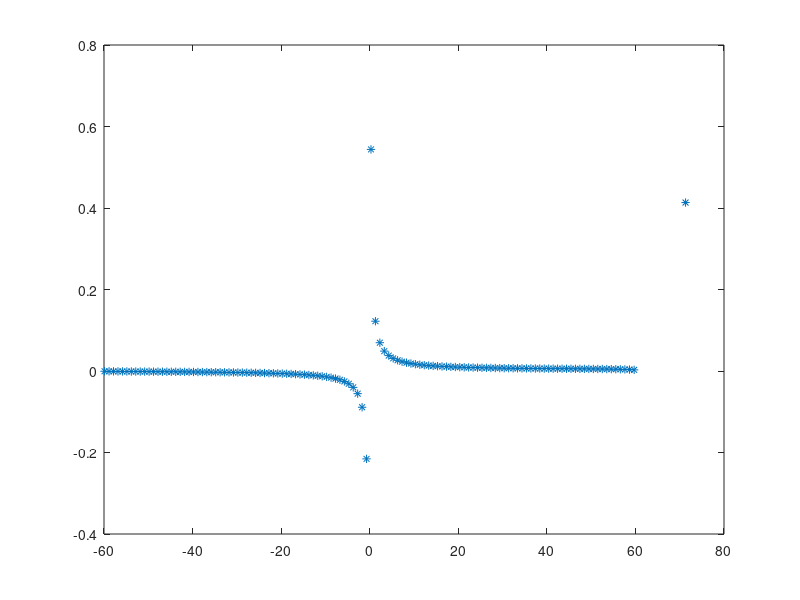
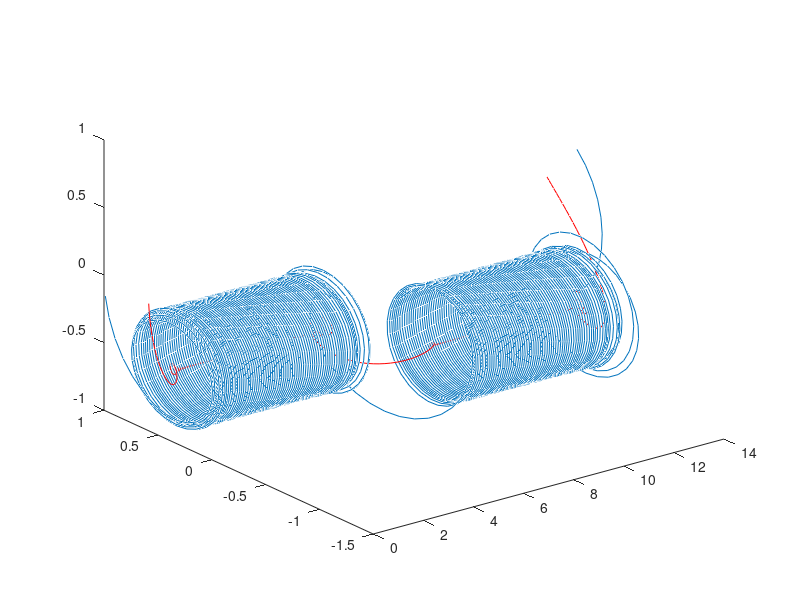

Source code (MATLAB) for these figures, in order:
% to study the fourier components of S(t)
% 2016.may.06 
clear all; close all; clc; 

delta = 1;
g = 0.2;
L = 60;
N = L + L +1;
T = 2*pi/delta;
theta =2* atan(g*T);
omega = theta / T
steps = 2000;
dt = T/steps;
tlist = dt*(1:steps*2);
Slist = zeros(1, length(tlist));
Slist2 = zeros(1, length(tlist));
amplist = zeros(1, length(tlist));

H = zeros(N, N);
for s = 1: N
    H(s,s) = (s-L-1)*delta;
end

H = H + 2*g * ones(N, N);
[VV,DD] = eig(H);
dd = diag(DD);

amp = zeros(N , 1);
for s1 = 1: N
    amp (s1) = sum(VV(:,s1)) * VV(L+1, s1);
end
max(abs(amp))
amp(end)

sss = (exp(delta/2/g) +1 )/(exp(delta/2/g) -1);
res = delta/(2*g)/(sss/(sss-1) - sss/ (sss+1))

v0 = zeros(N, 1);
v0 (L+1) = 1;
v1 = VV'*v0;
for s = 1: length(tlist)
    v = VV* (exp(-i*dt*(s)*dd).*v1);
    
    Slist(s) = sum(v);
    amplist(s) = v(L+1);    
    Slist2(s) = sum(amp (1:end-1).*exp(-i*dt*s*dd(1:end-1)));
end

h1 = figure;
plot(dd, amp ,'* ')

h2 = figure;
plot3(tlist, real(Slist), imag(Slist))
hold on 
plot3(tlist, real(Slist2), imag(Slist2), 'r')
